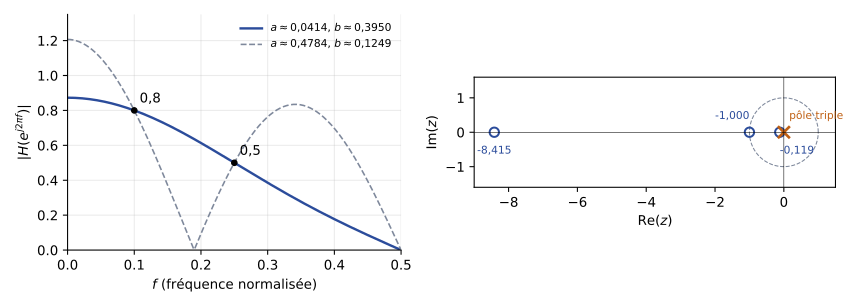

Recreate this plot in Python.
"""TSIG1, partiel 2015-2016, exercice 3 : RIF symétrique h = {a, b, b, a} tel que
|H(e^{j0,2π})| = 0,8 et |H(e^{j0,5π})| = 0,5. Amplitude réelle A(ω) = 2a cos(3ω/2) + 2b cos(ω/2).
Solution retenue : A > 0 aux deux pulsations (a ≈ 0,0414 ; b ≈ 0,3950) ; autre solution
(A(0,5π) = -0,5) en pointillés. Figure calculée. Régénérer : python ann-2015-rif-phase.py"""
import numpy as np
import matplotlib
matplotlib.use("Agg")
import matplotlib.pyplot as plt
plt.rcParams.update({"font.family": "sans-serif", "font.size": 10, "svg.fonttype": "none"})
M = np.array([[2 * np.cos(0.3 * np.pi), 2 * np.cos(0.1 * np.pi)],
              [2 * np.cos(0.75 * np.pi), 2 * np.cos(0.25 * np.pi)]])
a1, b1 = np.linalg.solve(M, [0.8, 0.5])
a2, b2 = np.linalg.solve(M, [0.8, -0.5])
f = np.linspace(0, 0.5, 500)
H = lambda a, b: np.abs(np.polyval([a, b, b, a][::-1], np.exp(-2j * np.pi * f)))
for a, b in ((a1, b1), (a2, b2)):
    h = [a, b, b, a]
    for w, v in ((0.2 * np.pi, 0.8), (0.5 * np.pi, 0.5)):
        assert abs(abs(np.polyval(h[::-1], np.exp(-1j * w))) - v) < 1e-12
fig, (g, d) = plt.subplots(1, 2, figsize=(9, 3.2), gridspec_kw={"width_ratios": [1.2, 1.3]})
g.plot(f, H(a1, b1), color="#2B4C9B", lw=1.8, label=fr"$a \approx {a1:.4f}$, $b \approx {b1:.4f}$".replace(".", "{,}"))
g.plot(f, H(a2, b2), color="#7E889B", lw=1.2, ls="--", label=fr"$a \approx {a2:.4f}$, $b \approx {b2:.4f}$".replace(".", "{,}"))
g.plot([0.1, 0.25], [0.8, 0.5], "o", color="k", ms=4)
g.annotate("0,8", (0.1, 0.8), xytext=(4, 6), textcoords="offset points")
g.annotate("0,5", (0.25, 0.5), xytext=(4, 6), textcoords="offset points")
g.set_xlabel("$f$ (fréquence normalisée)"); g.set_ylabel(r"$|H(e^{j2\pi f})|$")
g.set_xlim(0, 0.5); g.set_ylim(0, 1.35); g.legend(fontsize=8, frameon=False); g.grid(alpha=.25)
g.spines[["top", "right"]].set_visible(False)
z = np.roots([a1, b1, b1, a1])  # zéros de a z^3 + b z^2 + b z + a
th = np.linspace(0, 2 * np.pi, 400)
d.plot(np.cos(th), np.sin(th), color="#7E889B", lw=0.8, ls="--")
d.plot(z.real, z.imag, "o", mfc="none", mec="#2B4C9B", ms=7, mew=1.5)
d.plot([0], [0], "x", color="#BF6014", ms=9, mew=2)
d.annotate("pôle triple", (0, 0), xytext=(4, 10), textcoords="offset points", fontsize=8, color="#BF6014")
for zz, dy, ha in zip(sorted(z.real), (-16, 10, -16), ("center", "right", "left")):
    d.annotate(f"{zz:.3f}".replace(".", ","), (zz, 0), xytext=(0, dy), textcoords="offset points", ha=ha, fontsize=8, color="#2B4C9B")
d.set_aspect("equal"); d.set_xlim(-9, 1.5); d.set_ylim(-1.6, 1.6)
d.axhline(0, color="k", lw=0.4); d.axvline(0, color="k", lw=0.4)
d.set_xlabel(r"$\mathrm{Re}(z)$"); d.set_ylabel(r"$\mathrm{Im}(z)$")
fig.tight_layout(); fig.savefig(__file__.replace(".py", ".svg"))
print(a1, b1, a2, b2, z)
